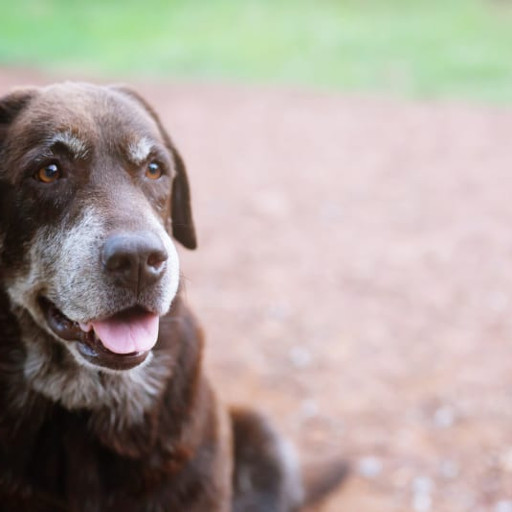
#> input picture chapter03/image-dog.jpg, 512 x 512 px, found by its file name
$ python augmentation.py
#> lines starting #> are read from the running program, lines starting #| are printed output that depends on the picture
#> further down, image is the input picture: shape (512, 512, 3); mean B, G, R 157.5, 164.1, 174.1
import cv2
import numpy as np


def random_flip(image):
    code = np.random.choice([-1,0,1])
    flip_image =cv2.flip(image,code)
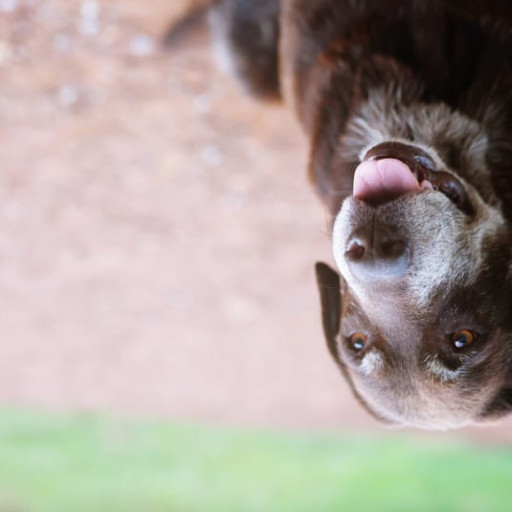
#> flip_image: shape (512, 512, 3); mean B, G, R 157.5, 164.1, 174.1
    return flip_image

def random_shift(image):
    rows, cols = image.shape[:2]
#> rows = 512; cols = 512
    shift_x = int(np.random.uniform(-0.2, 0.2) * cols)
#> shift_x = 19
    shift_y = int(np.random.uniform(-0.2, 0.2) * rows)
#> shift_y = 70
    shift_matrix = np.float32([[1, 0, shift_x], [0, 1, shift_y]])
#> shift_matrix = [[1, 0, 19], [0, 1, 70]]
    shifted_image = cv2.warpAffine(image, shift_matrix, (cols, rows))
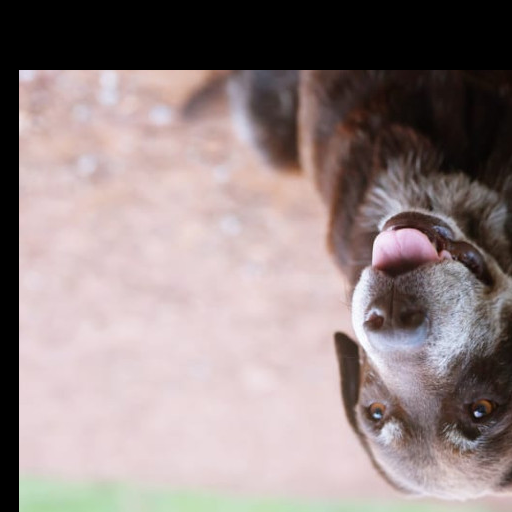
#> shifted_image: shape (512, 512, 3); mean B, G, R 132.4, 132.9, 147.4
    return shifted_image

def random_rotation(image):
    rows, cols = image.shape[:2]
#> rows = 512; cols = 512
    angle = np.random.uniform(-45,45)
    rotation_matrix = cv2.getRotationMatrix2D((cols / 2, rows / 2), angle, 1)
    rotated_image = cv2.warpAffine(image, rotation_matrix, (cols, rows))
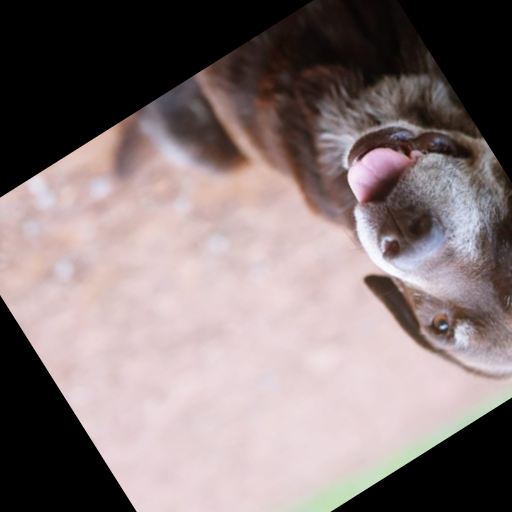
#> rotated_image: shape (512, 512, 3); mean B, G, R 119.8, 119.7, 133.5
    return rotated_image

def random_brightness(image):
    brightness_factor = 1 + np.random.uniform(-0.5, 0.5)
    brightened_image = cv2.convertScaleAbs(image, alpha=brightness_factor, beta=0)
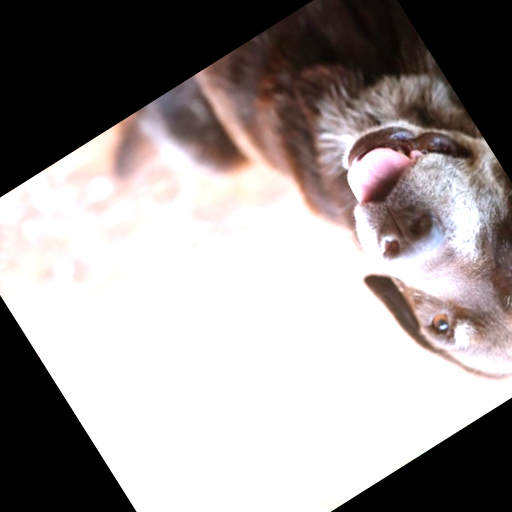
#> brightened_image: shape (512, 512, 3); mean B, G, R 149.8, 150.7, 157.1
    return brightened_image

image = cv2.imread("C:/Users/dungv/Projects/Hand_On_Ml_Project_withOpenCV/chapter03/image-dog.jpg")

image1 = image.copy()
image1 = random_flip(image1)
cv2.imshow('flip',image1)
#cv2.waitKey(0)
image1 = random_shift(image1)
cv2.imshow('shift',image1)
#cv2.waitKey(0)
image1 = random_rotation(image1)
cv2.imshow('rotation',image1)
#cv2.waitKey(0)
image1 = random_brightness(image1)
cv2.imshow('brightness',image1)
cv2.waitKey(0)
cv2.destroyAllWindows()

$ run again, with chapter03/image-cat.jpg copied over chapter03/image-dog.jpg
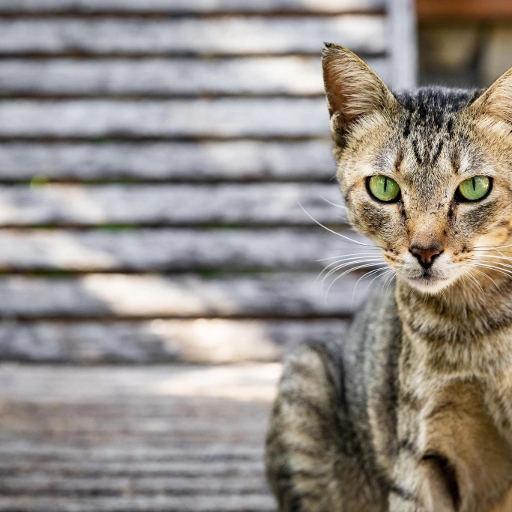
#> input picture chapter03/image-cat.jpg, 512 x 512 px, found by its file name
#> image is the input picture: shape (512, 512, 3); mean B, G, R 134.6, 140.9, 147.7
#> in random_rotation, `rotated_image = cv2.warpAffine(image, rotation_matrix, (cols, rows))`:
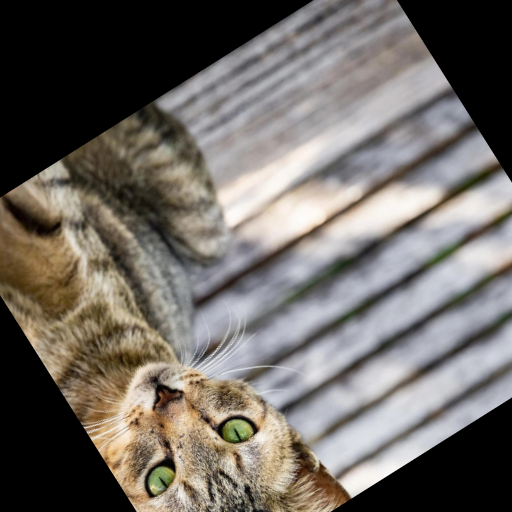
#> rotated_image: shape (512, 512, 3); mean B, G, R 100.9, 106.2, 111.4
#> in random_brightness, `brightened_image = cv2.convertScaleAbs(image, alpha=brightness_factor,..`:
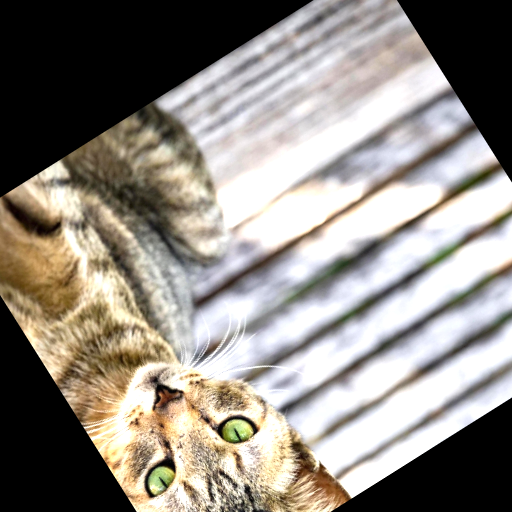
#> brightened_image: shape (512, 512, 3); mean B, G, R 131.6, 138.8, 144.6

$ run again, with chapter03/dog_n_cat.png saved as chapter03/image-dog.jpg
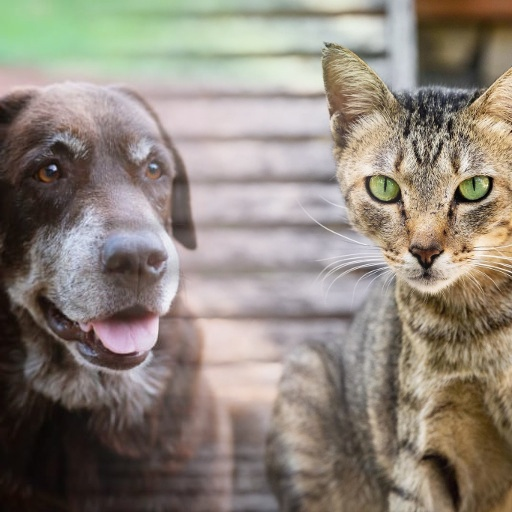
#> input picture chapter03/dog_n_cat.png, 512 x 512 px, found by its file name
#> image is the input picture: shape (512, 512, 3); mean B, G, R 122.9, 133.3, 142.6
#> in random_rotation, `rotated_image = cv2.warpAffine(image, rotation_matrix, (cols, rows))`:
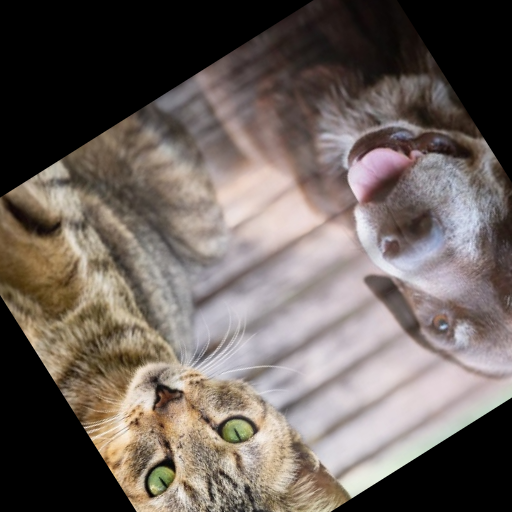
#> rotated_image: shape (512, 512, 3); mean B, G, R 92.9, 98.3, 108.2
#> in random_brightness, `brightened_image = cv2.convertScaleAbs(image, alpha=brightness_factor,..`:
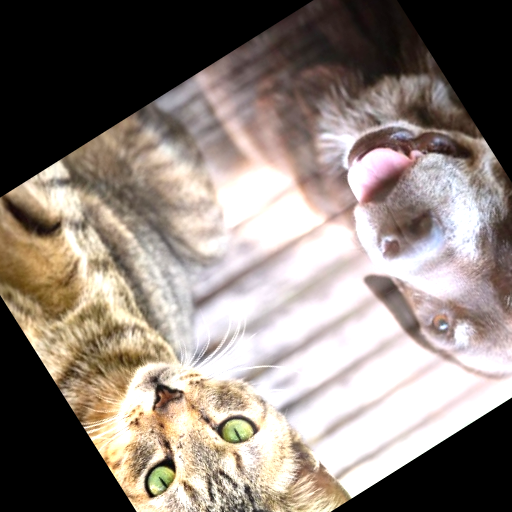
#> brightened_image: shape (512, 512, 3); mean B, G, R 122, 129.5, 140.2
